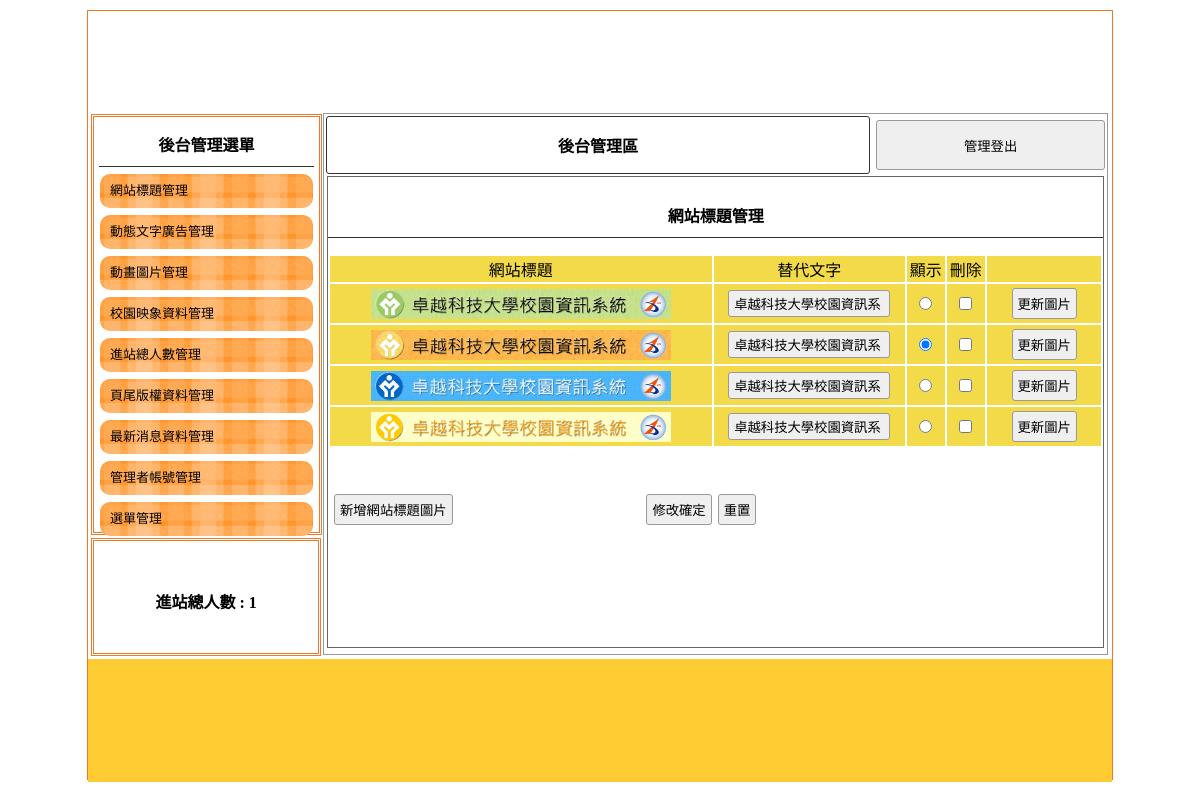
The app's page /admin.php with its own data.
### tables this page shows
CREATE TABLE `title` (
  `title_seq` int(10) NOT NULL,
  `title_img` text NOT NULL,
  `title_txt` text NOT NULL,
  `title_display` int(2) NOT NULL
);

### a_title.php (the view, shortened to what this page needs)
<?php
$sql = "select * from title ";
$c1  = mysqli_query($link,$sql);
$c2  = mysqli_fetch_assoc($c1);
?>
<div style="width:99%; height:87%; margin:auto; overflow:auto; border:#666 1px solid;">
                                    <p class="t cent botli">網站標題管理</p>
        <form method="post"  action="">
    <table width="100%">
    	<tbody><tr class="yel">
        	<td width="50%">網站標題</td><td width="25%">替代文字</td><td width="5%">顯示</td><td width="5%">刪除</td><td width="15%"></td>
                    </tr>
                    <?php do{ ?>
                    <tr class="yel">
                    <td width="50%"><img src='img/<?=$c2["title_img"]?>' width="300" height="30"></td>
                    <td width="25%"><input type="text" value="<?=$c2["title_txt"]?>" name="update[]"></td>
                    <td width="5%"><input type="radio" name="display" value="<?=$c2["title_seq"]?>" <?php if($c2["title_display"] == 1){ echo "checked='checked'"; } ?> ></td>
                    <td width="5%"><input type="checkbox" name="del[]" value="<?=$c2["title_seq"]?>" > </td>
                    <td width="15%"><input type="button" onclick="op(&#39;#cover&#39;,&#39;#cvr&#39;,&#39;a_title_update.php?do=title&seq=<?=$c2["title_seq"]?>&#39;)" value="更新圖片"></td>
                    </tr>
                    <?php }while($c2  = mysqli_fetch_assoc($c1)) ?>
    </tbody></table>
           <table style="margin-top:40px; width:70%;">
     <tbody><tr>
      <td width="200px"><input type="button" onclick="op(&#39;#cover&#39;,&#39;#cvr&#39;,&#39;a_title_add.php?do=title&#39;)" value="新增網站標題圖片"></td>
      <td class="cent"><input type="submit" value="修改確定"><input type="reset" value="重置"></td>
     </tr>
    </tbody></table>
        </form>
                                    </div>
                                                </div>

### Management page_files/css.css (style rules this page uses)
body { padding:0px; margin:0px; }
.t { font-weight:800; display:block; text-align:center; padding:10px 1px 10px 1px; }
.botli { border-bottom:#333 1px solid; }
.cent { text-align:center; }
input,button { border:#999 1px solid; border-radius:3px; background:#EFEFEF; padding:5px; margin:3px; }
input[type=text],input[type=password] { width:150px; }
.yel td { background:#F3DA49; text-align:center; }

### records on screen
title: title_img (picture), title_txt "卓越科技大學校園資訊系"
title: title_img (picture), title_txt "卓越科技大學校園資訊系", title_display "☑"
title: title_img (picture), title_txt "卓越科技大學校園資訊系"
title: title_img (picture), title_txt "卓越科技大學校園資訊系"
